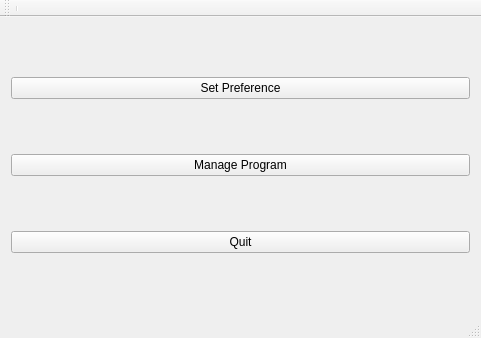
<?xml version="1.0" encoding="UTF-8"?>
<ui version="4.0">
 <class>MainWindow</class>
 <widget class="QMainWindow" name="MainWindow">
  <property name="geometry">
   <rect>
    <x>0</x>
    <y>0</y>
    <width>481</width>
    <height>338</height>
   </rect>
  </property>
  <property name="windowTitle">
   <string>MainWindow</string>
  </property>
  <widget class="QWidget" name="centralWidget">
   <layout class="QVBoxLayout" name="verticalLayout">
    <item>
     <widget class="QPushButton" name="pushButton_2">
      <property name="text">
       <string>Set Preference</string>
      </property>
     </widget>
    </item>
    <item>
     <widget class="QPushButton" name="manageProg">
      <property name="text">
       <string>Manage Program</string>
      </property>
     </widget>
    </item>
    <item>
     <widget class="QPushButton" name="pushButton_3">
      <property name="text">
       <string>Quit</string>
      </property>
     </widget>
    </item>
   </layout>
  </widget>
  <widget class="QToolBar" name="mainToolBar">
   <attribute name="toolBarArea">
    <enum>TopToolBarArea</enum>
   </attribute>
   <attribute name="toolBarBreak">
    <bool>false</bool>
   </attribute>
   <addaction name="separator"/>
  </widget>
  <widget class="QStatusBar" name="statusBar"/>
 </widget>
 <layoutdefault spacing="6" margin="11"/>
 <tabstops>
  <tabstop>manageProg</tabstop>
  <tabstop>pushButton_2</tabstop>
  <tabstop>pushButton_3</tabstop>
 </tabstops>
 <resources/>
 <connections/>
</ui>
